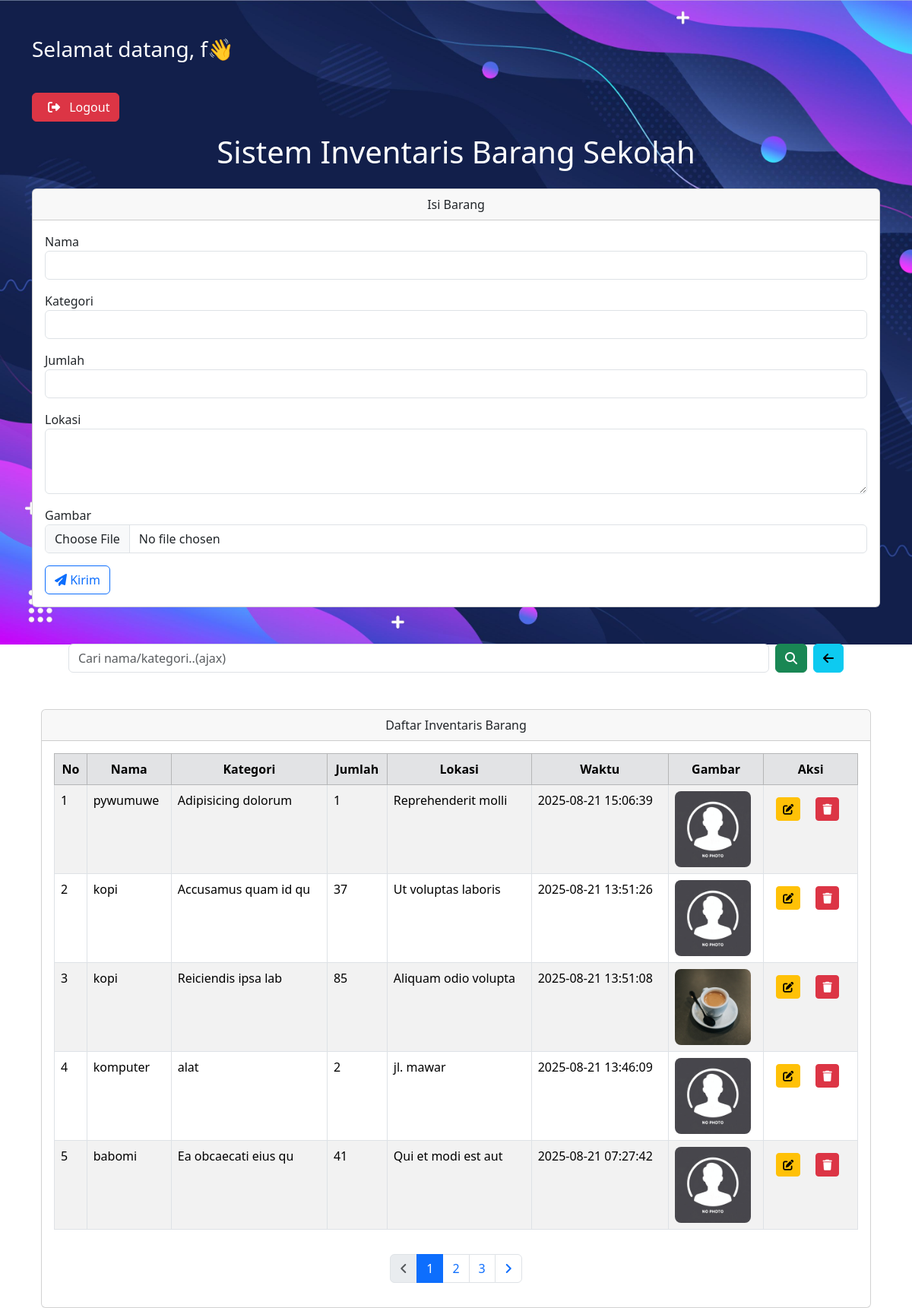
/CRUD/index.php (signed in), run on the app's committed database.
### tables this page shows
CREATE TABLE `inventaris` (
  `id` int NOT NULL,
  `nama` varchar(255) NOT NULL,
  `kategori` varchar(255) NOT NULL,
  `jumlah` int NOT NULL,
  `lokasi` varchar(255) NOT NULL,
  `gambar` varchar(255) DEFAULT 'default.jpg',
  `waktu` timestamp NOT NULL DEFAULT CURRENT_TIMESTAMP ON UPDATE CURRENT_TIMESTAMP
);

### CRUD/index.php (the view, shortened to what this page needs)
<?php
include "check_cookie.php";
$limit = 5;
$page = isset($_GET['page']) && is_numeric($_GET['page']) ? (int) $_GET['page'] : 1;
$keyword = isset($_GET['keyword']) ? trim($_GET['keyword']) : '';
if (!empty($keyword)) {
  $safe_keyword = $koneksi->real_escape_string($keyword);
  $where = "WHERE nama LIKE '%$safe_keyword%'
            OR kategori LIKE '%$safe_keyword%'";
} else {
  $where = "";
}
$total_result = $koneksi->query("SELECT COUNT(*) as total FROM inventaris $where");
$total_data = $total_result->fetch_assoc()['total'];
$total_pages = ceil($total_data / $limit);
$offset = ($page - 1) * $limit;
$no = $offset + 1;
$data = $koneksi->query("SELECT * FROM inventaris $where ORDER BY waktu DESC LIMIT $limit OFFSET $offset");
?>
<!DOCTYPE html>
<html lang="en">
<head>
  <link href="https://cdn.jsdelivr.net/npm/bootstrap@5.3.7/dist/css/bootstrap.min.css" rel="stylesheet">
  <link rel="stylesheet" href="style.css">
</head>
<body>
  <div class="container mt-5 mb-4">
    <h3 class="mb-4 text-white">Selamat datang, <?= $_SESSION['username']; ?>👋</h3>
    <a class="btn btn-danger text-white my-3" href="logout.php"><i class="fa fa-sign-out px-2"></i> Logout</a>
    <h1 class="mb-4">Sistem Inventaris Barang Sekolah</h1>
    <div class="card mb-4">
      <div class="card-header text-center font-weight-bold">Isi Barang</div>
      <div class="card-body">
        <form method="post" enctype="multipart/form-data">
          <div class="mb-3 position-relative">
            <label for="nama">Nama</label>
            <input type="text" name="nama" class="form-control" required id="nama" autofocus autocomplete="off">
          </div>
          <div class="mb-3">
            <label for="kategori">Kategori</label>
            <input type="text" name="kategori" class="form-control" id="kategori" required autocomplete="off">
          </div>
          <div class="mb-3">
            <label for="jumlah">Jumlah</label>
            <input type="number" name="jumlah" class="form-control" id="jumlah" min="1" required></input>
          </div>
          <div class="mb-3">
            <label for="lokasi">Lokasi</label>
            <textarea name="lokasi" class="form-control" id="lokasi" rows="3" required></textarea>
          </div>
          <div class="mb-3">
            <label for="gambar">Gambar</label>
            <input type="file" name="gambar" class="form-control" id="gambar"></input>
          </div>
          <button type="submit" name="submit" class="btn btn-outline-primary">
            <i class="fas fa-paper-plane"></i> Kirim
          </button>
        </form>
      </div>
    </div>
    <form action="" method="get">
      <div class="m-5 d-flex align-items-center gap-2">
        <input type="text" name="keyword" class="form-control" placeholder="Cari nama/kategori..(ajax)" autocomplete="off" id="keyword" value="<?= isset($_GET['keyword']) ? htmlspecialchars($_GET['keyword']) : '' ?>">
        <button type="submit" name="cari" class="btn btn-success w-20" id="cariBtn">
          <i class="fas fa-search" title="ini sebelum ajax (manual)"></i>
        </button>
        <a href="index.php" class="btn btn-info w-20">
          <i class="fas fa-arrow-left"></i>
        </a>
      </div>
    </form>
    <div class="container">
      <div class="card">
        <div class="card-header text-center font-weight-bold">Daftar Inventaris Barang</div>
        <div class="card-body">
          <div class="table-responsive">
            <table class="table table-bordered table-striped ">
              <thead class="table-secondary">
                <tr>
                  <th>No</th>
                  <th>Nama</th>
                  <th>Kategori</th>
                  <th>Jumlah</th>
                  <th>Lokasi</th>
                  <th>Waktu</th>
                  <th>Gambar</th>
                  <th>Aksi</th>
                </tr>
              </thead>
              <tbody id="dataTable">
                <?php if ($data->num_rows > 0): ?>
                  <?php while ($row = $data->fetch_assoc()): ?>
                    <tr>
                      <td><?= $no++; ?></td>
                      <td><?= htmlspecialchars($row['nama']) ?></td>
                      <td><?= htmlspecialchars($row['kategori']) ?></td>
                      <td><?= htmlspecialchars($row['jumlah']) ?></td>
                      <td><?= nl2br(htmlspecialchars($row['lokasi'])) ?></td>
                      <td><?= nl2br(htmlspecialchars($row['waktu'])) ?></td>
                      <td><img src="img/<?= !empty($row['gambar']) ? ($row['gambar']) : 'default.jpg' ?>" alt="Foto Profil" style="height:100px;" loading="lazy" class="rounded-3"></td>
                      <td>
                        <a href="edit.php?id=<?= $row['id'] ?>" class="btn btn-sm btn-warning m-2">
                          <i class="fas fa-edit"></i>
                        </a>
                        <a href="hapus.php?hapus=<?= $row['id'] ?>" onclick="return confirm('Yakin hapus?')" class="btn btn-sm btn-danger m-2">
                          <i class="fas fa-trash"></i>
                        </a>
                      </td>
                    </tr>
                  <?php endwhile; ?>
                <?php else: ?>
                  <tr>
                    <td colspan="7" class="text-center text-muted">Data tidak ditemukan.</td>
                  </tr>
                <?php endif; ?>
              </tbody>
            </table>
          </div>
          <?php if ($total_pages > 1): ?>
            <nav aria-label="Page navigation example">
              <ul class="pagination justify-content-center mt-3">
                <li class="page-item <?= $page <= 1 ? 'disabled' : '' ?>">
                  <a class="page-link"
                    href="?page=<?= max(1, $page - 1) ?><?= !empty($keyword) ? '&keyword=' . urlencode($keyword) : '' ?>">
                    <i class="fa-solid fa-angle-left"></i>
                  </a>
                </li>
                <?php
                $range = 1;
                $start = max(1, $page - $range);
                $end   = min($total_pages, $page + $range);
                for ($i = $start; $i <= $end; $i++) {
                  echo '<li class="page-item ' . ($i == $page ? 'active' : '') . '">
                        <a class="page-link" href="?page=' . $i . (!empty($keyword) ? '&keyword=' . urlencode($keyword) : '') . '">' . $i . '</a>
                      </li>';
                }
                if ($end < $total_pages) {
                  echo '<li class="page-item"><a class="page-link" href="?page=' . $total_pages . (!empty($keyword) ? '&keyword=' . urlencode($keyword) : '') . '">' . $total_pages . '</a></li>';
                }
                ?>
                <li class="page-item <?= $page >= $total_pages ? 'disabled' : '' ?>">
                  <a class="page-link"
                    href="?page=<?= min($total_pages, $page + 1) ?><?= !empty($keyword) ? '&keyword=' . urlencode($keyword) : '' ?>">
                    <i class="fa-solid fa-angle-right"></i>
                  </a>
                </li>
              </ul>
            </nav>
          <?php endif; ?>
        </div>
      </div>
    </div>
</body>
</html>

### CRUD/style.css (style rules this page uses)
* { margin: 0; padding: 0; box-sizing: border-box; outline: none; border: none; text-decoration: none; }
body { height: 100dvh; background-image: url("img/background.jpg"); background-size: cover; background-repeat: no-repeat; }
h1 { text-align: center; color: white; }
th { text-align: center; }

### data on the page
inventaris: nama "pywumuwe", kategori "Adipisicing dolorum", jumlah "1", lokasi "Reprehenderit molli", waktu "2025-08-21 15:06:39", gambar (placeholder picture)
inventaris: nama "kopi", kategori "Accusamus quam id qu", jumlah "37", lokasi "Ut voluptas laboris", waktu "2025-08-21 13:51:26", gambar (placeholder picture)
inventaris: nama "kopi", kategori "Reiciendis ipsa lab", jumlah "85", lokasi "Aliquam odio volupta", waktu "2025-08-21 13:51:08", gambar (picture)
inventaris: nama "komputer", kategori "alat", jumlah "2", lokasi "jl. mawar", waktu "2025-08-21 13:46:09", gambar (placeholder picture)
inventaris: nama "babomi", kategori "Ea obcaecati eius qu", jumlah "41", lokasi "Qui et modi est aut", waktu "2025-08-21 07:27:42", gambar (placeholder picture)

### other printed values
$_SESSION['username'] "f"
$total_pages "3"
